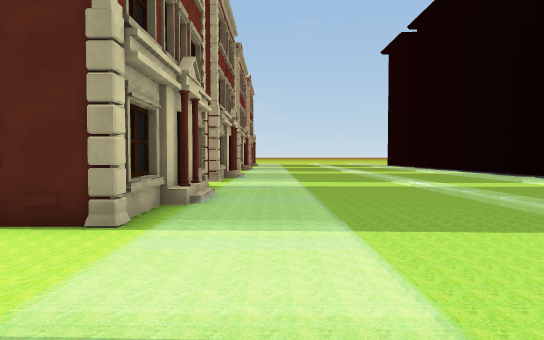
view 1 (above)

24 first-person views from a walk through a scene from a Unity 3-D project. The camera is 1.3 m above the floor, tilts 2° down and sees 70° across. The floor is counted in squares, 2 m on a side. Each view is taken from the middle of a square. On the plan, view 1 faces up. The plan holds only what a view shows up to about 11 squares ahead; the rest is blank. The place goes on beyond the plan. The player is left out.

view 2
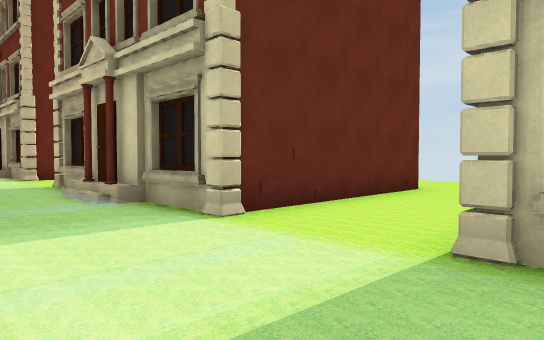

view 3
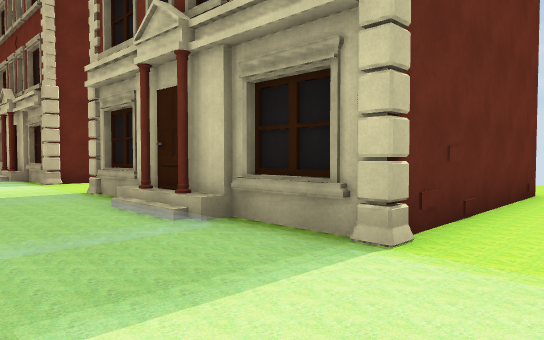

view 4
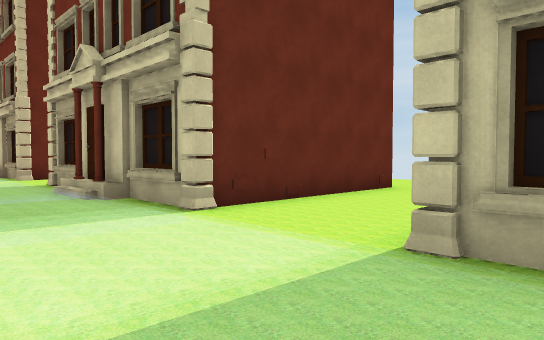

view 5
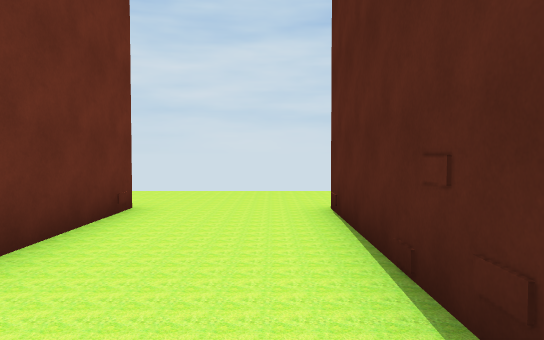

view 6
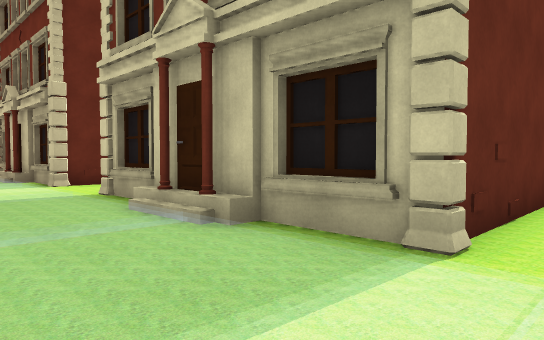

view 7
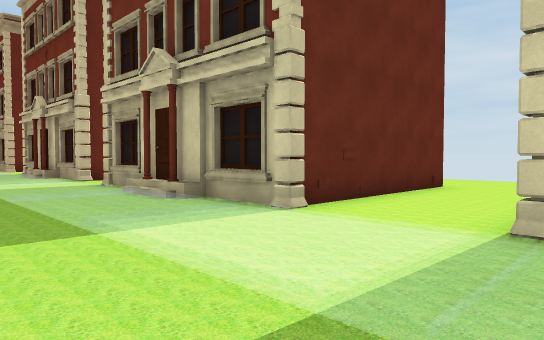

view 8
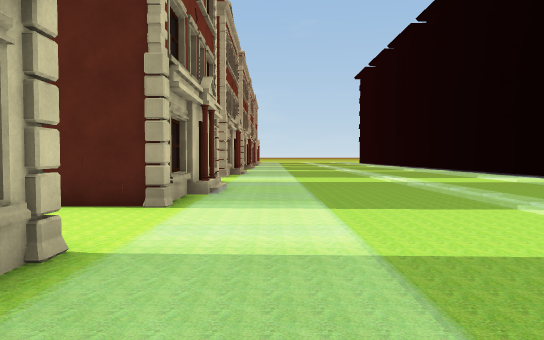

view 9
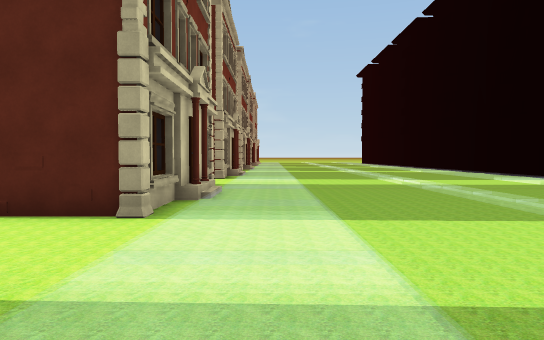

view 10
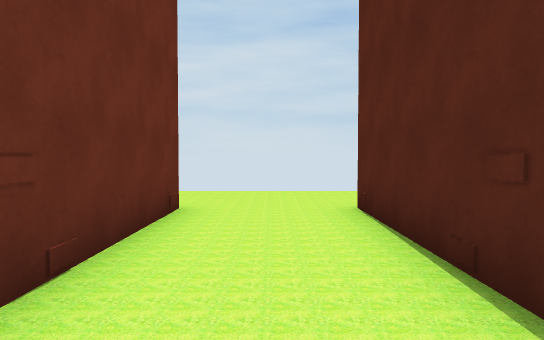

view 11
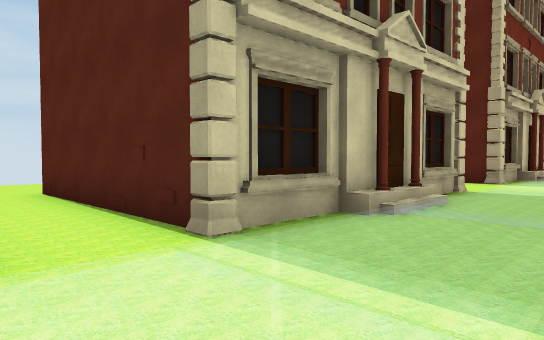

view 12
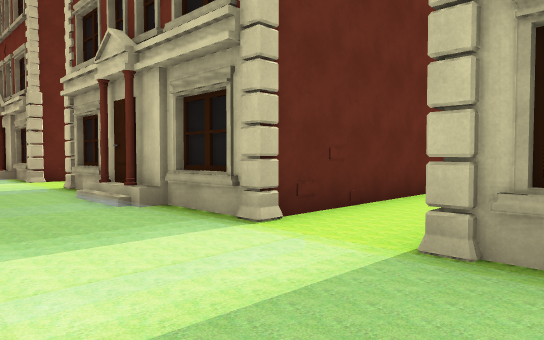

view 13
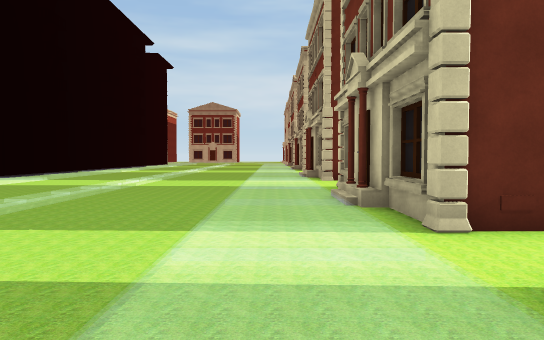

view 14
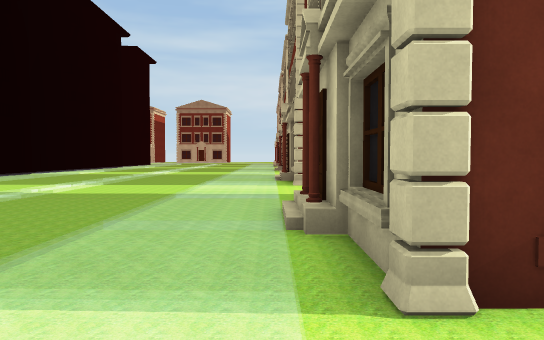

view 15
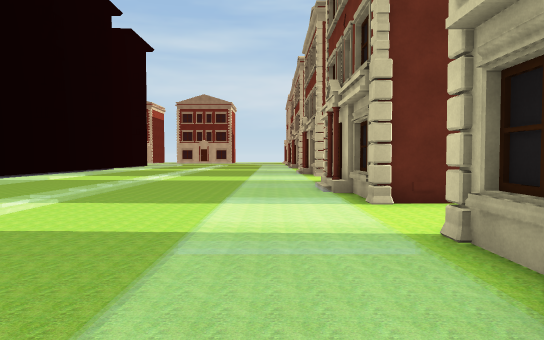

view 16
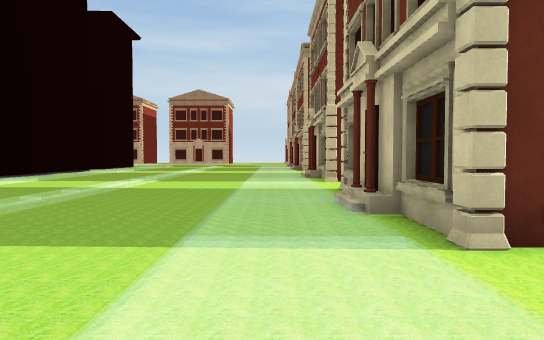

view 17
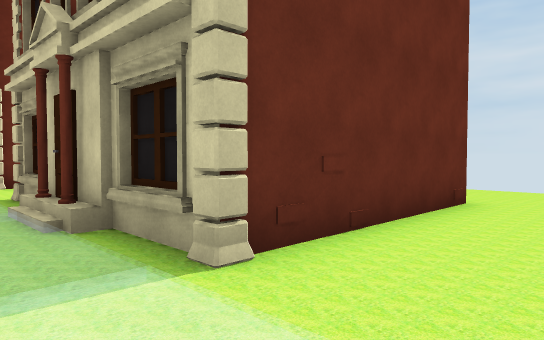

view 18
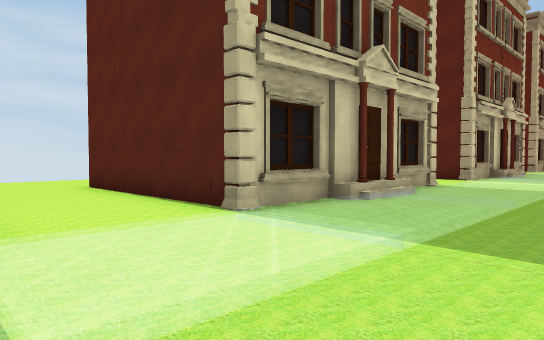

view 19
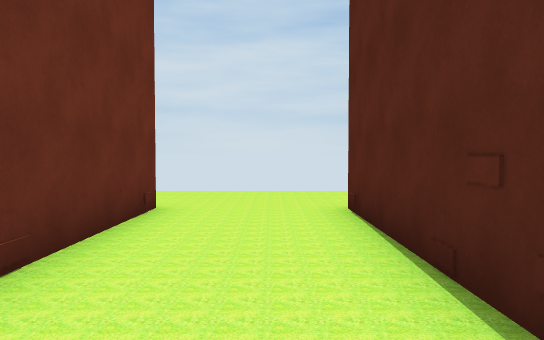

view 20
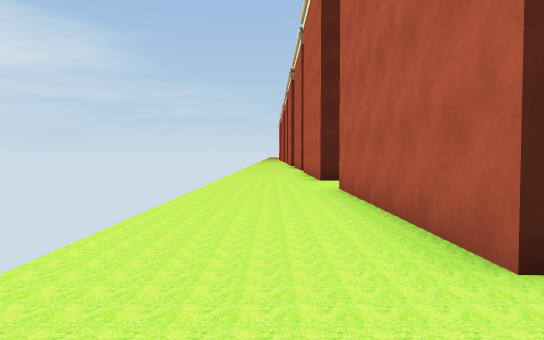

view 21
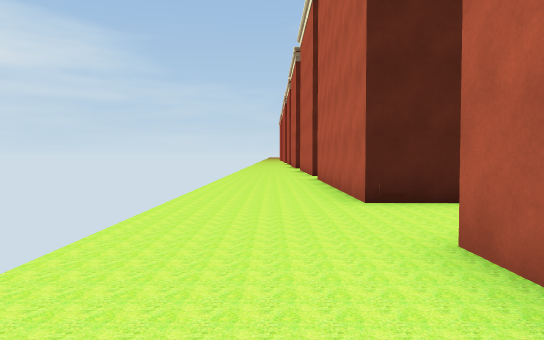

view 22
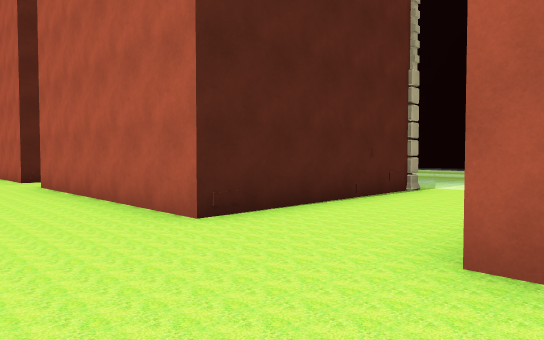

view 23
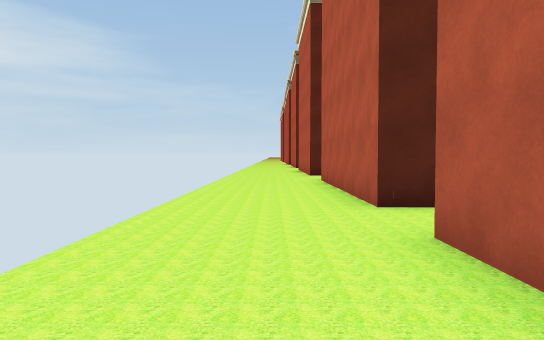

view 24
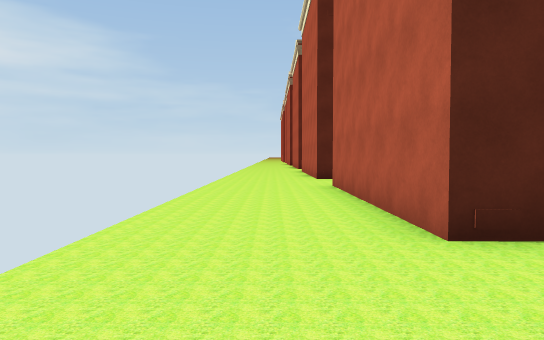

### Floor plan
Key: @ floor where view 1 was taken; # wall or solid block; . main floor; : floor 0.25 m higher than the main floor; / step, stairs or slope; B building.
Columns run from 9 left of view 1 to 7 right of it. Each row starts with its distance up from view 1.
 11        ./:...:../
 10        B/:...:../
  9        B/:...:..
  8        #/:...:..
  7        #/:...:.
  6        #/:...:
  5        B/:...:
  4       .B/:...
  3    ...../:..
  2  ......./:...:../
  1  ..####B/:...:../
  0       ##/@...:../
 -1        #/:...:..
 -2        #/:...:..
 -3        #/:...:.
 -4 ...#####/:....
 -5 ......../:...:
 -6 ......../:...
 -7 ...#####/:..
 -8 ..     B/:..
 -9        #/:.
-10        #/:
-11        #/:
-12 ..     #/:..
-13 ......../:..
-14 ......../:..
-15 ......../:..
-16 ...    B/:.
-17 ...    #/:.
-18 ...    #/:.
-19 ...    #/:.
-20 ...    B/:.
-21 ...#####/:..
-22 ......../:..
-23 ...#####/:...
-24 ...    B/:....
-25 ...    #/:...:
-26 ...    #/:...:.
-27 ...    #/:...:..
-28 ...##  B/:...:..
-29 ......../:...:../
-30 ......../:...:../
-31 ......../:...:..
-32 ...    B/:......
-33 ...    #/:...:..
-34 ...    #/:...:..
-35 ...    #/:...:../
-36 ...    B/:...:../
-37 ...#####/:...:..
-38 ......../:...:../
-39 ......../:...:../
-40 ...### B/:..

Where each view was taken, in squares from view 1:
view 1: 0 up, 0 right, facing up
view 2: 5 up, 1 right, facing down-left
view 3: 3 up, 1 right, facing down-left
view 4: 3 down, 1 right, facing down-left
view 5: 5 down, 1 left, facing left
view 6: 6 down, 1 right, facing down-left
view 7: 12 down, 2 right, facing down-left
view 8: 10 down, 0 right, facing up
view 9: 9 down, 0 right, facing up
view 10: 14 down, 1 left, facing left
view 11: 23 down, 1 right, facing up-left
view 12: 20 down, 1 right, facing down-left
view 13: 19 down, 0 right, facing down
view 14: 21 down, 1 left, facing down
view 15: 25 down, 0 right, facing down
view 16: 28 down, 0 right, facing down
view 17: 29 down, 0 right, facing down-left
view 18: 40 down, 2 right, facing up-left
view 19: 38 down, 1 left, facing left
view 20: 39 down, 8 left, facing up
view 21: 34 down, 8 left, facing up
view 22: 32 down, 9 left, facing up-right
view 23: 26 down, 8 left, facing up
view 24: 24 down, 8 left, facing up
